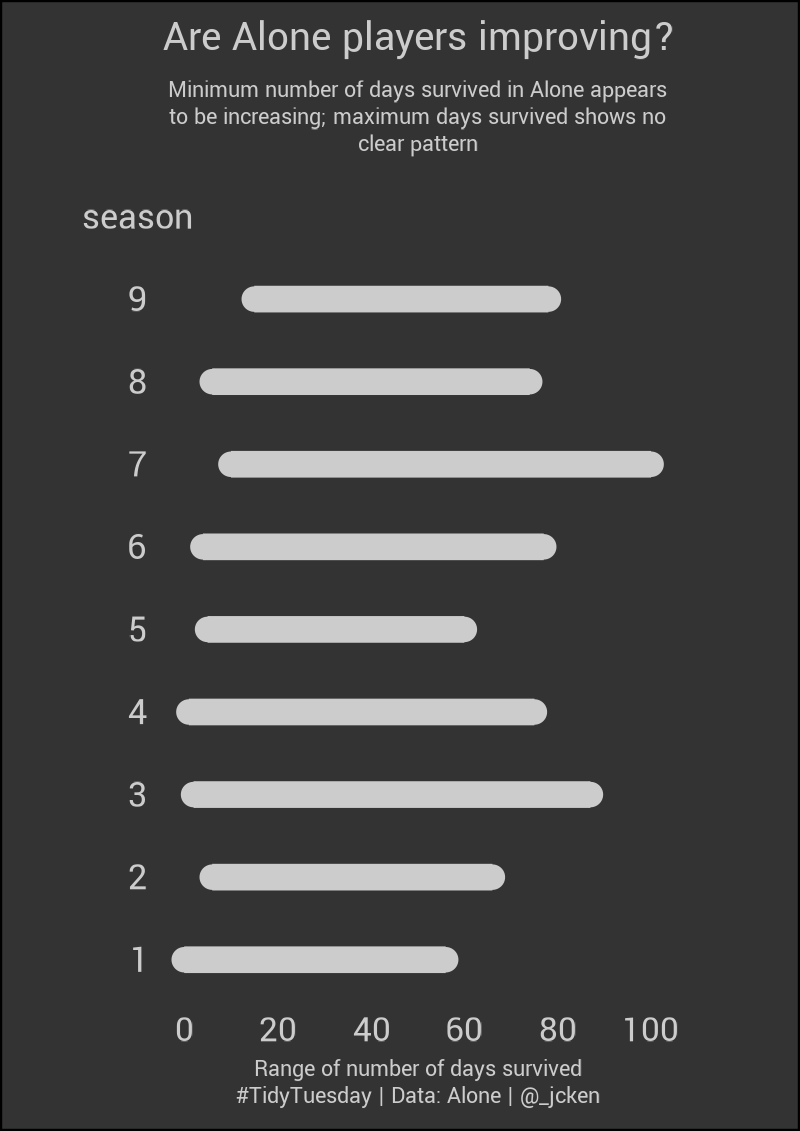

This chart was generated by the following R code:
# data, libs, fns ----
library(tidyverse)
library(showtext)
survivalists <- readr::read_csv("https://raw.githubusercontent.com/rfordatascience/tidytuesday/master/data/2023/2023-01-24/survivalists.csv")

## included on tudytuesday page but not required
#loadouts <- readr::read_csv("https://raw.githubusercontent.com/rfordatascience/tidytuesday/master/data/2023/2023-01-24/loadouts.csv")
#episodes <- readr::read_csv("https://raw.githubusercontent.com/rfordatascience/tidytuesday/master/data/2023/2023-01-24/episodes.csv")
#seasons <- readr::read_csv("https://raw.githubusercontent.com/rfordatascience/tidytuesday/master/data/2023/2023-01-24/seasons.csv")

# fonts & clrs
bg_clr = "grey20"
bullet_clr = "grey80"
text_clr = "grey80"
bar_clr = "grey80"

showtext_auto()
font_add_google("yantramanav")
main_font <- "yantramanav"

# wrangling ----

plot_data <- survivalists %>%
  group_by(season) %>%
  summarise(min_days = min(days_lasted),
            max_days = max(days_lasted)) %>%
  mutate(range = max_days - min_days)

# plot ----

subtitle <- str_wrap("Minimum number of days survived in Alone appears to be increasing; maximum days survived shows no clear pattern",
                     width = 50)
tag <- "#TidyTuesday | Data: Alone | @_jcken"

bullet_size = 2.2
p <- plot_data %>%
  ggplot() +
  geom_segment(aes( y = season, yend = season,
                    x = min_days, xend = max_days),
               colour = bar_clr,
               linewidth = 3) +
  geom_point(aes(x = min_days, y = season),
             colour = bullet_clr, size = bullet_size) +
  geom_point(aes(x = max_days, y = season),
             colour = bullet_clr, size = bullet_size) +
  annotate("text", x = -10, y = 10, label = "season",
           colour = bullet_text_clr, family = main_font, size = 10) +
  geom_text(aes(x = rep(-10, max(season)), y = season, label = season),
            colour = bullet_text_clr, family = main_font, size = 10) +
  scale_x_continuous(breaks = seq(from = 0, to = max(plot_data$max_days), by = 20),
                     limits = c(-20, max(plot_data$max_days) + 20)) +
  ylim(1, 10) +
  xlab(paste0("Range of number of days survived", "\n", tag)) +
  ylab("") +
  labs(title =  "Are Alone players improving?",
      subtitle = subtitle) +
  theme_minimal() +
  theme(
    plot.title = element_text(hjust = 0.5, family = main_font, size  = 32), 
    plot.subtitle = element_text(hjust = 0.5, family = main_font, size = 18, lineheight = 0.5),
    panel.grid = element_blank(),
    plot.background = element_rect(fill = bg_clr),
    text = element_text(colour = text_clr, family = main_font),
    axis.text = element_text(colour = bullet_text_clr, family = main_font, size = 28),
    axis.text.y = element_blank(),
    axis.title.x = element_text(colour = bullet_text_clr, family = main_font, size = 18, lineheight = 0.5))

# save ----
ggsave(
  paste0(here::here(), "/2023/2023-01-24/2023-01-24.png"),
  p,
  width = 800,
  height = 800 * sqrt(2),
  units = "px")
      
